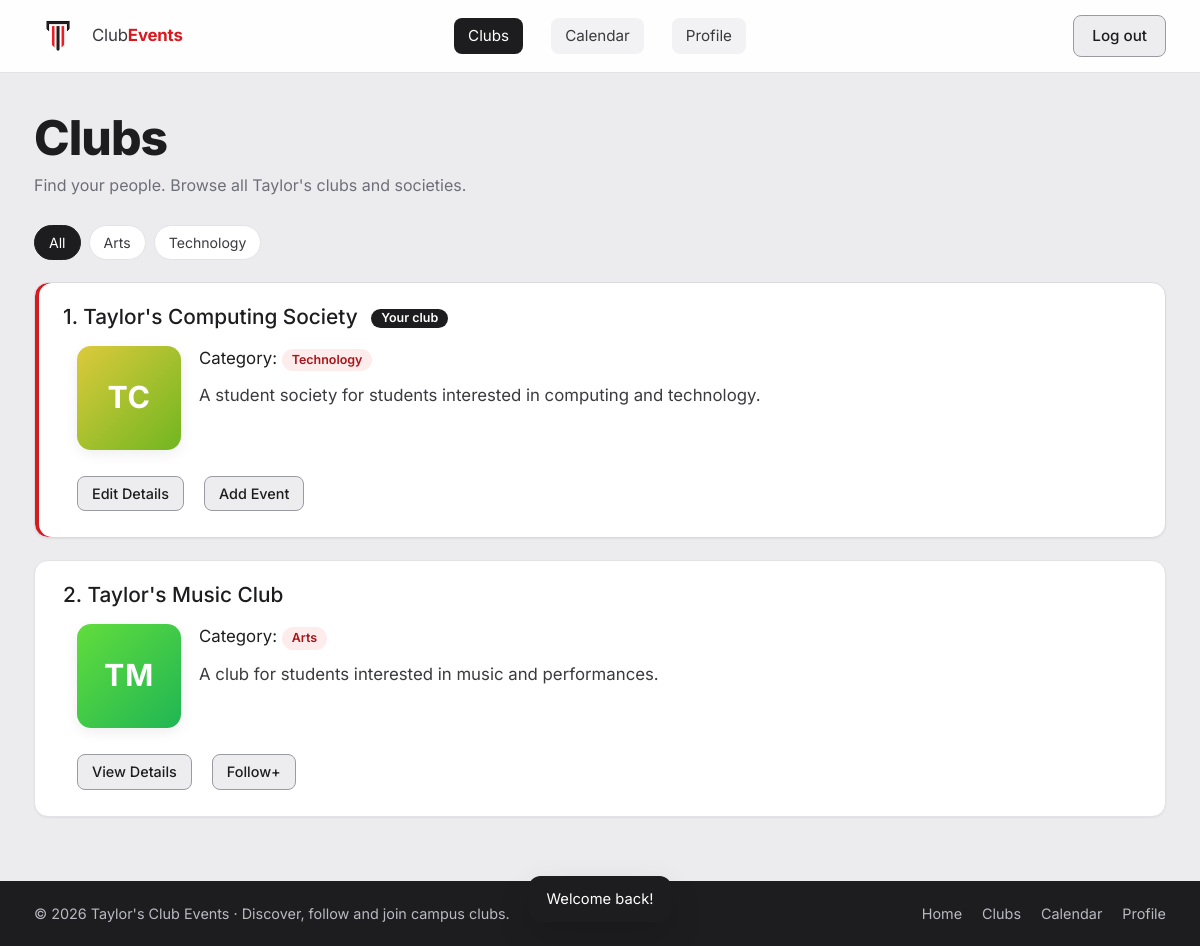
The app's page /clubs.php (signed in), older data.
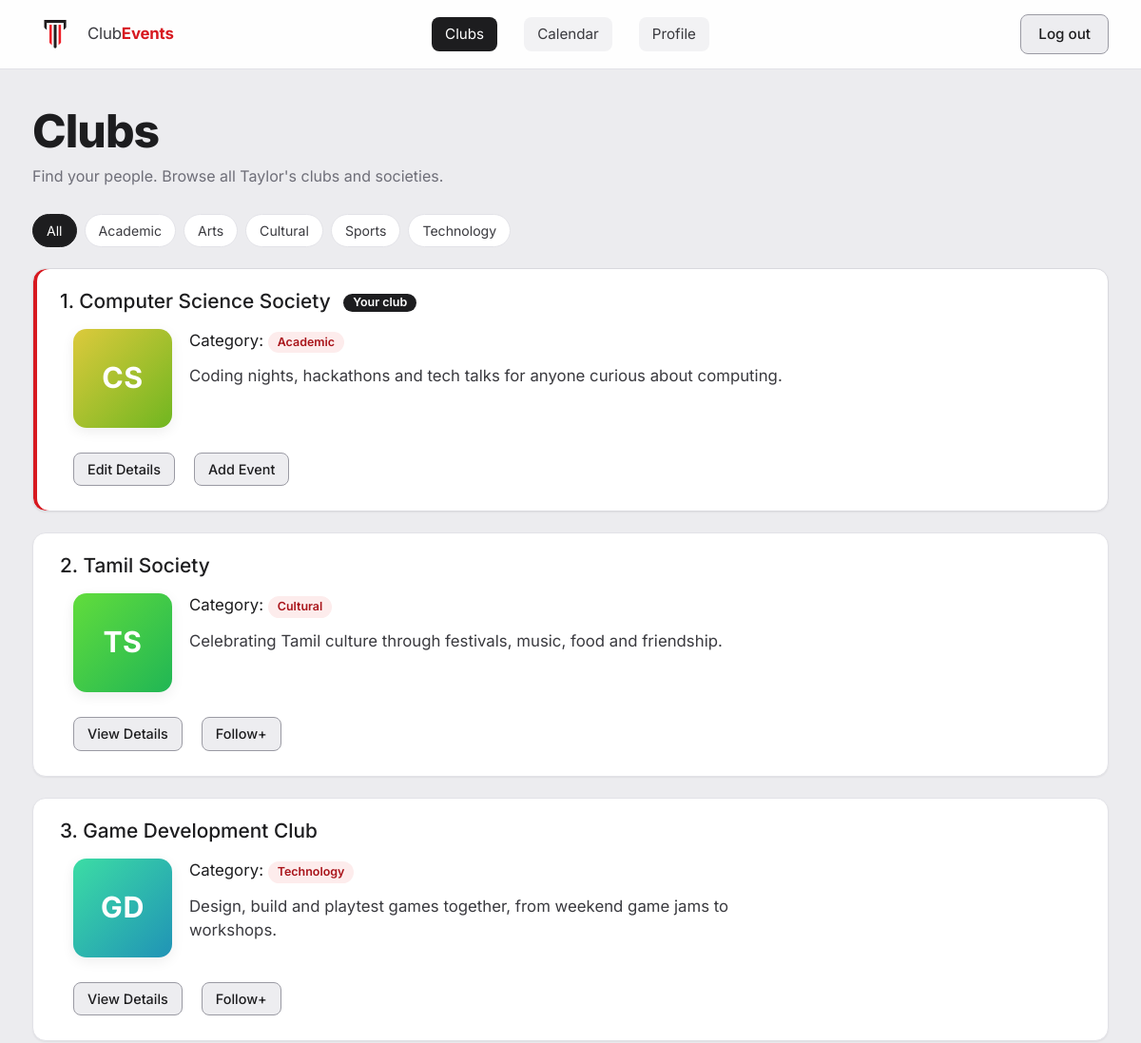
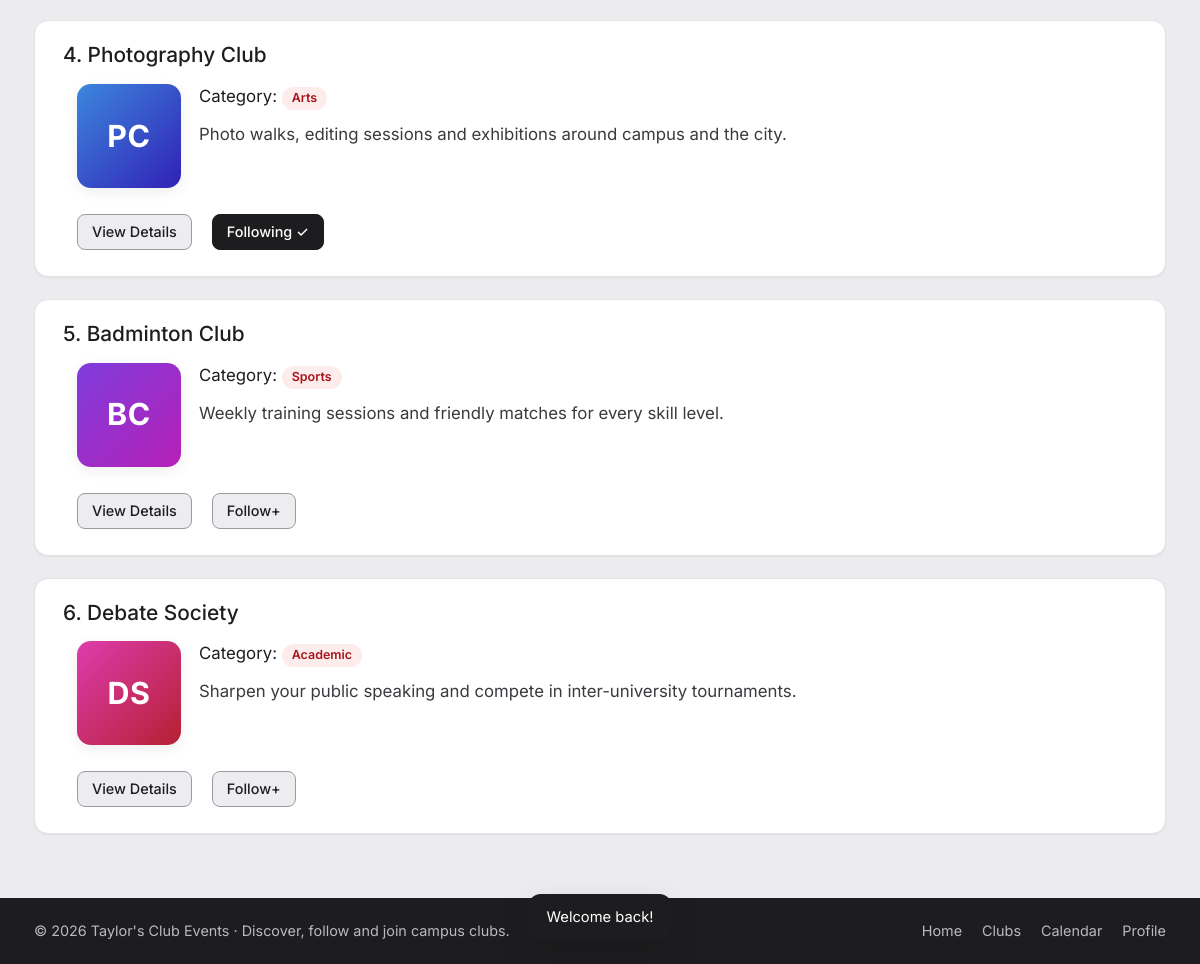
The same page, newer data (2 pictures, top to bottom).
### tables this page shows
CREATE TABLE `clubs` (
  `club_id`       INT NOT NULL AUTO_INCREMENT,
  `club_name`     VARCHAR(150) NOT NULL,
  `category`      VARCHAR(50) NOT NULL,
  `description`   TEXT,
  `image`         VARCHAR(255) DEFAULT NULL,
  `organiser_id`  INT DEFAULT NULL COMMENT 'user who can edit this club',
  PRIMARY KEY (`club_id`),
  KEY `idx_clubs_organiser` (`organiser_id`),
  CONSTRAINT `fk_clubs_organiser` FOREIGN KEY (`organiser_id`) REFERENCES `users` (`user_id`) ON DELETE SET NULL
);

### includes/auth.php (called while the page is built, shortened)
<?php
require_once __DIR__ . '/db.php';
function currentUser()
{
    global $pdo;
    static $user = false;
    if ($user === false) {
        $user = null;
        if (isset($_SESSION['user_id'])) {
            $stmt = $pdo->prepare('SELECT user_id, name, email, role, student_id, phone, profile_photo
                                   FROM users WHERE user_id = ?');
            $stmt->execute([$_SESSION['user_id']]);
            $user = $stmt->fetch() ?: null;
        }
    }
    return $user;
}

### includes/data.php (called while the page is built, shortened)
<?php
require_once __DIR__ . '/auth.php';
$currentUser = currentUser();
$clubs = $pdo->query(
    'SELECT club_id, club_name, category, description, image, organiser_id
     FROM clubs
     ORDER BY club_id'
)->fetchAll();
if ($currentUser !== null) {
    $stmt = $pdo->prepare('SELECT club_id FROM club_followers WHERE user_id = ?');
    $stmt->execute([$currentUser['user_id']]);
    $followedClubIds = array_map('intval', $stmt->fetchAll(PDO::FETCH_COLUMN));
}

### includes/functions.php (called while the page is built, shortened)
<?php
function e($text)
{
    return htmlspecialchars((string) $text, ENT_QUOTES, 'UTF-8');
}
function isOrganiserOf($club, $user)
{
    return $user !== null && $user['role'] === 'organiser' && $club['organiser_id'] == $user['user_id'];
}
function initials($name)
{
    $result = '';
    foreach (preg_split('/\s+/', trim($name)) as $word) {
        if ($word !== '' && ctype_alpha($word[0])) {
            $result .= strtoupper($word[0]);
        }
        if (strlen($result) === 2) {
            break;
        }
    }
    return $result;
}
function clubHue($clubId)
{
    return ($clubId * 53) % 360;
}

### clubs.php (the view, shortened to what this page needs)
<?php
$activePage = 'clubs';
require 'includes/functions.php';
require 'includes/data.php';
usort($clubs, fn($a, $b) => isOrganiserOf($b, $currentUser) <=> isOrganiserOf($a, $currentUser));
$categories = array_unique(array_column($clubs, 'category'));
sort($categories);
require 'includes/header.php';
?>
<div class="container">
    <div class="page-head animate">
        <h1 class="page-title">Clubs</h1>
        <p class="page-subtitle">Find your people. Browse all Taylor's clubs and societies.</p>
    </div>
    <div class="clubs-toolbar animate" style="--i: 1">
        <button type="button" class="filter-chip active" data-category="All">All</button>
        <?php foreach ($categories as $category): ?>
            <button type="button" class="filter-chip" data-category="<?= e($category) ?>"><?= e($category) ?></button>
        <?php endforeach; ?>
    </div>
    <div class="club-list">
        <?php foreach ($clubs as $index => $club): ?>
            <?php
                $clubId      = (int) $club['club_id'];
                $isOwnClub   = isOrganiserOf($club, $currentUser);
                $isFollowing = in_array($clubId, $followedClubIds);
            ?>
            <article class="card club-card animate<?= $isOwnClub ? ' is-own' : '' ?>" id="club-card-<?= $clubId ?>"
                     data-category="<?= e($club['category']) ?>" style="--i: <?= min($index + 2, 8) ?>">
                <h2 class="club-name">
                    <?= $index + 1 ?>. <?= e($club['club_name']) ?>
                    <?php if ($isOwnClub): ?><span class="badge badge-dark">Your club</span><?php endif; ?>
                </h2>
                <?php if ($isOwnClub): ?>
                    <form class="club-edit-form" action="actions/update_club.php" method="POST">
                        <div class="club-content">
                            <div class="club-avatar club-image" style="--hue: <?= clubHue($clubId) ?>"><?= initials($club['club_name']) ?></div>
                            <div class="club-info">
                                <p class="club-category">
                                    Category:
                                    <span class="view-only badge"><?= e($club['category']) ?></span>
                                </p>
                                <p class="club-description view-only"><?= e($club['description']) ?></p>
                            </div>
                        </div>
                        <div class="club-actions">
                            <button type="button" class="btn btn-outline btn-sm view-only" data-edit-toggle>Edit Details</button>
                            <button type="button" class="btn btn-outline btn-sm" data-open="add-event-<?= $clubId ?>">Add Event</button>
                        </div>
                    </form>
                <?php else: ?>
                    <div class="club-content">
                        <div class="club-avatar club-image" style="--hue: <?= clubHue($clubId) ?>"><?= initials($club['club_name']) ?></div>
                        <div class="club-info">
                            <p class="club-category">Category: <span class="badge"><?= e($club['category']) ?></span></p>
                            <p class="club-description"><?= e($club['description']) ?></p>
                        </div>
                    </div>
                    <div class="club-actions">
                        <button type="button" class="btn btn-outline btn-sm" data-open="club-<?= $clubId ?>">View Details</button>
                        <?php if ($currentUser === null): ?>
                            <a href="login.php" class="btn btn-outline btn-sm">Follow+</a>
                        <?php else: ?>
                            <form class="follow-form" action="actions/follow_club.php" method="POST">
                                <button type="submit" class="btn btn-outline btn-sm btn-follow<?= $isFollowing ? ' is-following' : '' ?>">
                                    <?= $isFollowing ? 'Following ✓' : 'Follow+' ?>
                                </button>
                            </form>
                        <?php endif; ?>
                    </div>
                <?php endif; ?>
            </article>
        <?php endforeach; ?>
    </div>
</div>
<?php require 'includes/footer.php'; ?>

### includes/header.php (shortened to what this page needs)
<?php
$activePage = $activePage ?? '';
function navActive($page, $activePage)
{
    return $page === $activePage ? ' active' : '';
}
function asset($path)
{
    $file = __DIR__ . '/../' . $path;
    return $path . (is_file($file) ? '?v=' . filemtime($file) : '');
}
?>
<!DOCTYPE html>
<html lang="en">
<head>
    <link rel="stylesheet" href="<?= asset('css/style.css') ?>">
</head>
<body>
<header class="site-header">
    <nav class="navbar container">
        <a href="index.php" class="brand" aria-label="Home">
            <img src="images/logo.png" alt="" class="brand-logo">
            <span class="brand-text">Club<strong>Events</strong></span>
        </a>
        <div class="nav-menu" id="navMenu">
            <ul class="nav-links">
                <li><a href="clubs.php"    class="nav-link<?= navActive('clubs', $activePage) ?>">Clubs</a></li>
                <li><a href="calendar.php" class="nav-link<?= navActive('calendar', $activePage) ?>">Calendar</a></li>
                <li><a href="profile.php"  class="nav-link<?= navActive('profile', $activePage) ?>">Profile</a></li>
            </ul>
            <?php if ($currentUser !== null): ?>
                <form action="logout.php" method="POST" class="nav-auth">
                    <button type="submit" class="btn btn-outline">Log out</button>
                </form>
            <?php else: ?>
                <a href="login.php" class="btn btn-outline nav-auth">Sign in</a>
            <?php endif; ?>
        </div>
    </nav>
</header>
<main class="page">

### includes/footer.php (shortened to what this page needs)
</main>
<footer class="site-footer">
    <div class="container footer-inner">
        <p>&copy; <?= date('Y') ?> Taylor's Club Events &middot; Discover, follow and join campus clubs.</p>
        <ul class="footer-links">
            <li><a href="index.php">Home</a></li>
            <li><a href="clubs.php">Clubs</a></li>
            <li><a href="calendar.php">Calendar</a></li>
            <li><a href="profile.php">Profile</a></li>
        </ul>
    </div>
</footer>
</body>
</html>

Row changes from the older to the newer data that the page shows:
removed clubs: club_name "Taylor's Music Club", clubHue($clubId) 106 (drawn), club_name "TM", category "Arts", description "A club for students interested in music and performances.", shows "Follow+"
changed clubs: club_name "Taylor's Computing Society" → "Computer Science Society"; club_name "TC" → "CS"; category "Technology" → "Academic"; description "A student society for students interested in computing and technology." → "Coding nights, hackathons and tech talks for anyone curious about computing."
added clubs: club_name "Tamil Society", clubHue($clubId) 106 (drawn), club_name "TS", category "Cultural", description "Celebrating Tamil culture through festivals, music, food and friendship.", shows "Follow+"
added clubs: club_name "Game Development Club", clubHue($clubId) 159 (drawn), club_name "GD", category "Technology", description "Design, build and playtest games together, from weekend game jams to workshops.", shows "Follow+"
added clubs: club_name "Photography Club", clubHue($clubId) 212 (drawn), club_name "PC", category "Arts", description "Photo walks, editing sessions and exhibitions around campus and the city.", shows "Following ✓"
added clubs: club_name "Badminton Club", clubHue($clubId) 265 (drawn), club_name "BC", category "Sports", description "Weekly training sessions and friendly matches for every skill level.", shows "Follow+"
added clubs: club_name "Debate Society", clubHue($clubId) 318 (drawn), club_name "DS", category "Academic", description "Sharpen your public speaking and compete in inter-university tournaments.", shows "Follow+"
Text that changed along with them:
new list line: "Academic"
new list line: "Cultural"
new list line: "Sports"
